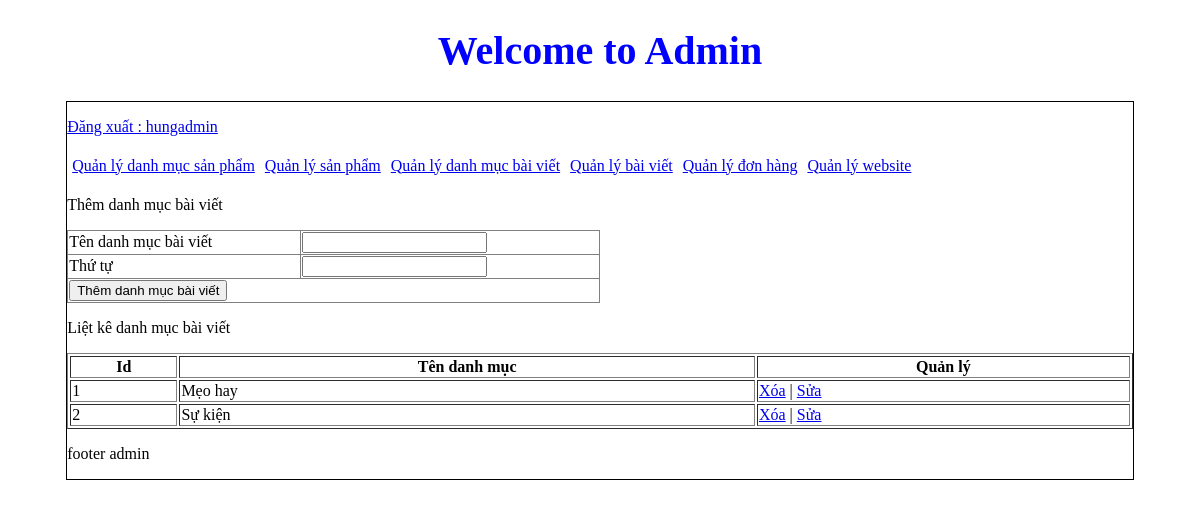
The page /admin/index.php?action=quanlydanhmucbaiviet&query=them (signed in) on the database its author committed.
### tables this page shows
CREATE TABLE `danhmucbaiviet` (
  `id_baiviet` int(11) NOT NULL,
  `tendanhmuc_baiviet` varchar(255) NOT NULL,
  `thutu` int(11) NOT NULL
);

### admin/modules/quanlydanhmucbaiviet/lietke.php (the view)
<?php
    $sql_lietke_danhmucbv = "SELECT * FROM danhmucbaiviet ORDER BY thutu DESC";
    $query_lietke_danhmucbv = mysqli_query($mysqli, $sql_lietke_danhmucbv);
?>
<p>Liệt kê danh mục bài viết</p>
<table style="width: 100%;" border="1px" style="border-collapse: collapse;">
    <tr>
        <th>Id</th>
        <th>Tên danh mục</th>
        <th>Quản lý</th>
    </tr>
    <?php
    $i = 0;
    while ($row = mysqli_fetch_array($query_lietke_danhmucbv)) {
        $i++;
    ?>
        <tr>
            <td><?php echo $i ?></td>
            <td><?php echo $row['tendanhmuc_baiviet'] ?></td>
            <td>
                <a href="modules/quanlydanhmucbaiviet/xuly.php?idbaiviet=<?php echo $row['id_baiviet'] ?>">Xóa</a> |
                <a href="?action=quanlydanhmucbaiviet&query=sua&idbaiviet=<?php echo $row['id_baiviet'] ?>">Sửa</a>
            </td>
        </tr>
    <?php
    }
    ?>
</table>

### rows shown on the page
danhmucbaiviet: tendanhmuc_baiviet "Mẹo hay"
danhmucbaiviet: tendanhmuc_baiviet "Sự kiện"

### other values the page prints
$_SESSION['dangnhap'] "hungadmin"
